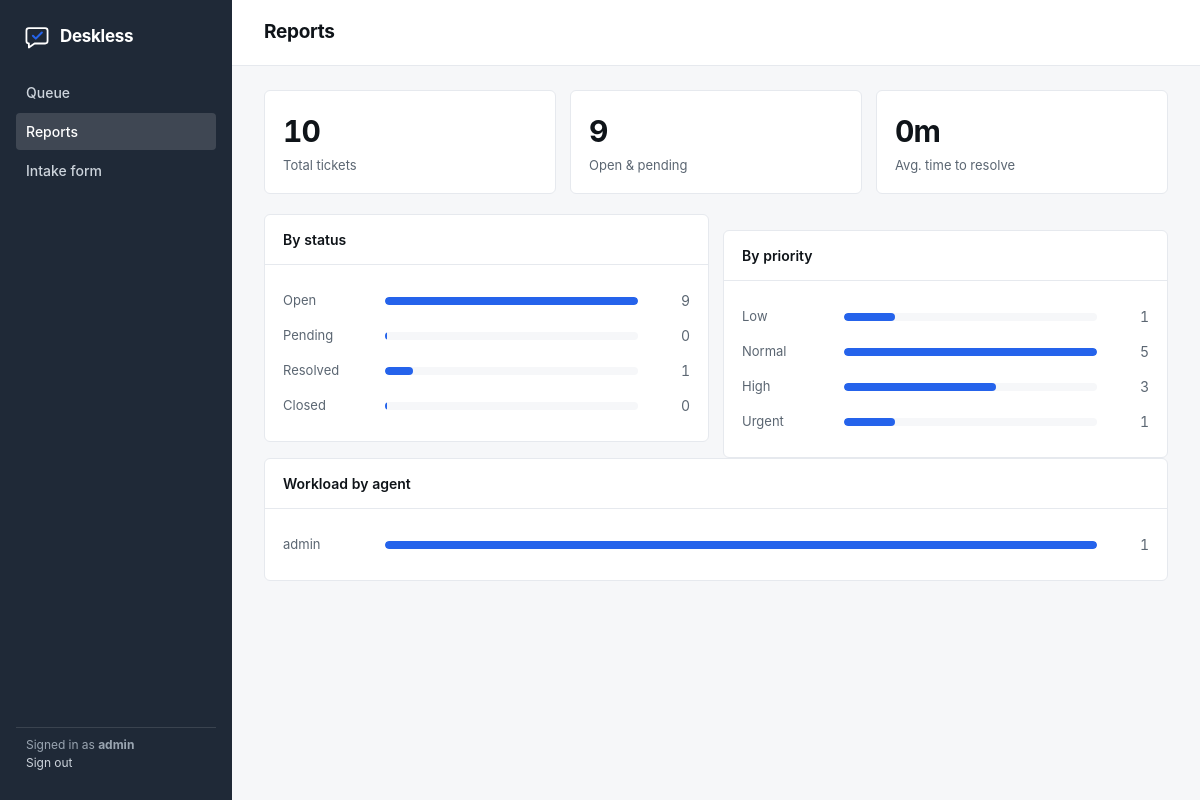
The app's page /reports/ (signed in) with its own data.
### tickets/models.py (models this page shows, shortened)
class Ticket(models.Model):
    STATUS = [
        ("open", "Open"),
        ("pending", "Pending"),
        ("resolved", "Resolved"),
        ("closed", "Closed"),
    ]
    PRIORITY = [
        ("low", "Low"),
        ("normal", "Normal"),
        ("high", "High"),
        ("urgent", "Urgent"),
    ]
    subject = models.CharField(max_length=255)
    body = models.TextField(blank=True)
    status = models.CharField(max_length=10, choices=STATUS, default="open")
    priority = models.CharField(max_length=10, choices=PRIORITY, default="normal")
    reporter = models.ForeignKey(
        settings.AUTH_USER_MODEL,
        on_delete=models.PROTECT,
        related_name="reported_tickets",
    )
    assignee = models.ForeignKey(
        settings.AUTH_USER_MODEL,
        on_delete=models.SET_NULL,
        related_name="assigned_tickets",
        null=True,
        blank=True,
        limit_choices_to={"is_staff": True},
    )
    created_at = models.DateTimeField(auto_now_add=True)
    updated_at = models.DateTimeField(auto_now=True)
    class Meta:
        ordering = ["-updated_at"]

### tickets/views.py (the view)
# urls.py: path("reports/", views.reports, name="reports"),
@login_required
def reports(request):
    qs = Ticket.objects.all()
    by_status = dict(qs.values_list("status").annotate(n=Count("id")))
    by_priority = dict(qs.values_list("priority").annotate(n=Count("id")))
    resolved = qs.filter(status__in=["resolved", "closed"])
    avg_delta = resolved.aggregate(
        avg=Avg(F("updated_at") - F("created_at")))["avg"]
    by_agent = list(qs.filter(assignee__isnull=False)
                    .values("assignee__username")
                    .annotate(n=Count("id")).order_by("-n"))
    status_rows = [(lbl, by_status.get(v, 0)) for v, lbl in Ticket.STATUS]
    priority_rows = [(lbl, by_priority.get(v, 0)) for v, lbl in Ticket.PRIORITY]
    return render(request, "tickets/reports.html", {
        "total": qs.count(),
        "by_status": status_rows,
        "by_priority": priority_rows,
        "open_count": by_status.get("open", 0) + by_status.get("pending", 0),
        "avg_resolution": _fmt_duration(avg_delta),
        "by_agent": by_agent,
        "status_max": max([n for _, n in status_rows] + [1]),
        "priority_max": max([n for _, n in priority_rows] + [1]),
        "agent_max": max([r["n"] for r in by_agent] + [1]),
    })

### tickets/context_processors.py (called while the page is built)
def branding(request):
    return {
        "brand_name": settings.BRAND_NAME,
        "brand_color": settings.BRAND_COLOR,
        "brand_accent": settings.BRAND_ACCENT,
    }

### tickets/views.py (called while the page is built)
def _fmt_duration(delta):
    if not delta:
        return None
    hours = delta.total_seconds() / 3600
    if hours < 1:
        return f"{round(hours * 60)}m"
    if hours < 48:
        return f"{round(hours)}h"
    return f"{round(hours / 24)}d"

### tickets/templates/tickets/reports.html (shortened to what this page needs)
{% extends "base.html" %}
{% block nav_reports %}active{% endblock %}
{% block content %}
<div class="topbar"><h1>Reports</h1></div>
<main>
  <div class="tiles">
    <div class="tile"><div class="n">{{ total }}</div><div class="k">Total tickets</div></div>
    <div class="tile"><div class="n">{{ open_count }}</div><div class="k">Open &amp; pending</div></div>
    <div class="tile"><div class="n">{{ avg_resolution|default:"—" }}</div><div class="k">Avg. time to resolve</div></div>
  </div>
  <div class="row" style="align-items:start;">
    <div class="card">
      <div class="hd">By status</div>
      <div class="bd">
        {% for label, n in by_status %}
        <div class="bar">
          <span class="meta">{{ label }}</span>
          <span class="track"><span class="fill" style="width:{% widthratio n status_max 100 %}%"></span></span>
          <span class="val">{{ n }}</span>
        </div>
        {% endfor %}
      </div>
    </div>
    <div class="card">
      <div class="hd">By priority</div>
      <div class="bd">
        {% for label, n in by_priority %}
        <div class="bar">
          <span class="meta">{{ label }}</span>
          <span class="track"><span class="fill" style="width:{% widthratio n priority_max 100 %}%"></span></span>
          <span class="val">{{ n }}</span>
        </div>
        {% endfor %}
      </div>
    </div>
  </div>
  <div class="card">
    <div class="hd">Workload by agent</div>
    <div class="bd">
      {% for row in by_agent %}
      <div class="bar">
        <span class="meta">{{ row.assignee__username }}</span>
        <span class="track"><span class="fill" style="width:{% widthratio row.n agent_max 100 %}%"></span></span>
        <span class="val">{{ row.n }}</span>
      </div>
      {% empty %}
      <div class="empty">No tickets are assigned yet.</div>
      {% endfor %}
    </div>
  </div>
</main>
{% endblock %}

### tickets/templates/base.html (shortened to what this page needs)
<!doctype html>
<html lang="en">
<head>
</head>
<body>
{% block body %}
  <div class="shell">
    <aside class="rail">
      <div class="brand">
        <svg width="26" height="26" viewBox="0 0 32 32" fill="none" aria-hidden="true">
          <path d="M6 5h20a3 3 0 0 1 3 3v13a3 3 0 0 1-3 3H13l-7 5v-5a3 3 0 0 1-3-3V8a3 3 0 0 1 3-3Z"
                stroke="#fff" stroke-width="2.2" stroke-linejoin="round"/>
          <path d="M11 14.5l3.5 3.5L22 10.5" stroke="{{ brand_accent }}"
                stroke-width="2.6" stroke-linecap="round" stroke-linejoin="round"/>
        </svg>
        <strong>{{ brand_name }}</strong>
      </div>
      {% if user.is_authenticated %}
      <nav>
        <a href="{% url 'ticket_list' %}" class="{% block nav_queue %}{% endblock %}">Queue</a>
        <a href="{% url 'reports' %}" class="{% block nav_reports %}{% endblock %}">Reports</a>
        <a href="{% url 'submit_ticket' %}">Intake form</a>
      </nav>
      <div class="spacer"></div>
      <div class="who">
        Signed in as <strong>{{ user.username }}</strong><br>
        <a href="{% url 'logout' %}">Sign out</a>
      </div>
      {% endif %}
    </aside>
    <div class="content">
      {% block content %}{% endblock %}
    </div>
  </div>
{% endblock %}
</body>
</html>

### records on screen
Ticket: status "Open", id "9", priority "Normal", reporter "5"
Ticket: priority "Low", reporter "1"
Ticket: priority "High", id "3"
Ticket: priority "Urgent", reporter "1"

### other values on screen
{{ brand_name }} "Deskless"
{{ user.username }} "admin"
{{ total }} "10"
{{ open_count }} "9"
{{ avg_resolution|default:"—" }} "0m"
{{ label }} "Pending" "Resolved" "Closed"
{{ n }} "0" "1" "0"
{{ row.assignee__username }} "admin"
{{ row.n }} "1"
